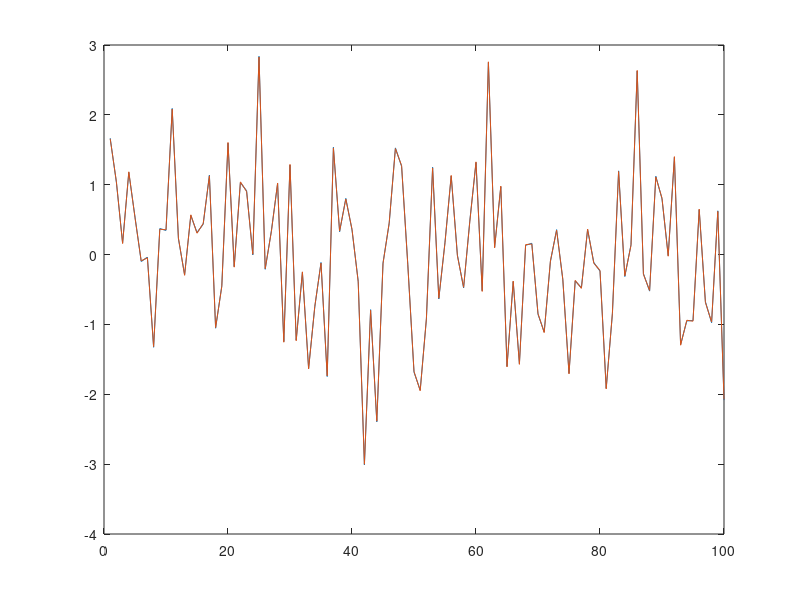

Here is the MATLAB script that generated this plot: (Note: this script raises an error after producing the figure.)
%

len = 1e6;
x = randn(1, len);
%figure(1);
%show_spec(x);

%x1 = diff(x);
%x1 = filter([1 1], 1, x);
%x1 = filter([1 2 1], 1, x);
x1 = filter([1 3 3 1], 1, x);
%x1 = filter([1 1.99 0.99], 1, x);

%figure(2);
%show_spec(x1);

% ues MA
%b = (-0.97).^(0:100);
%b1_len = 100;
%b = 1:-1/b1_len:0; b(end)=[];
%b = b.*(-1).^(0:length(b)-1);
%b = conv(b,b);
%figure(10);
%plot(b);
%x2 = filter(b, 1, x1);
%x2 = filter(b, 1, x2);

% use AR
%x2 = filter(1, [1 0.99], x1);
%x2 = filter(1, [1 1.99 0.99], x1);
%conv(conv([1 0.999],[1 0.999]),[1 0.999])
%x2 = filter(1, [1   2.997   2.994   0.997], x1);
%x2 = filter(1, [1 2 1], x1);
%x2 = filter(1, [1 3 3 1], x1);

% composition of AR
x2 = filter(1, [1 1-1e-5], x1);
x2 = filter(1, [1 1-1e-5], x2);
x2 = filter(1, [1 1-1e-5], x2);

figure(2);
bg = 1e5;
rg = bg:bg+100-1;
plot([x(rg); x2(rg)]');


figure(3);
show_spectrum(x2);

use_od = 100;
[xw, axw] = WhiteningFilter(x1,use_od);
%figure(11);
%plot(-axw);

figure(12);
show_spectrum(xw);

